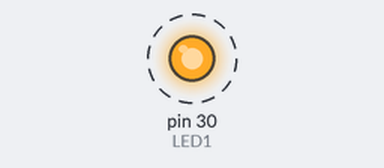
This sketch was run on a simulated Arduino Mega 2560, built with avr-gcc and run on an emulated ATmega2560. Shown: output pins drawn as LEDs (lit = HIGH). Dashed ring = blinking.

Above: at 0.15 s.
Timing chart, 0 to 3.0 s (numbered marks = the images above):
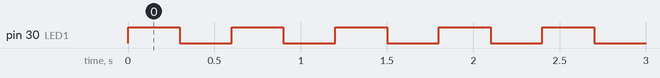

Measured:
- by itself, pin 30 (LED1): alternates HIGH for 0.30 s and LOW for 0.30 s

The sketch:

project3.ino
```cpp
int LED1 = 30;
//int LED2 = 12;
//int LED3 = 11;

void setup() {
  // put your setup code here, to run once:
  pinMode(LED1, OUTPUT);
//  pinMode(LED2, OUTPUT);
//  pinMode(LED3, OUTPUT);
}

void loop() {
  // put your main code here, to run repeatedly:
  digitalWrite(LED1, HIGH);
  delay(300);
//  digitalWrite(LED2, HIGH);
//  delay(300);
//  digitalWrite(LED3, HIGH);
//  delay(300);

  digitalWrite(LED1, LOW);
  delay(300);
//  digitalWrite(LED2, LOW);
//  delay(300);
//  digitalWrite(LED3, LOW);
//  delay(300);
}
```
